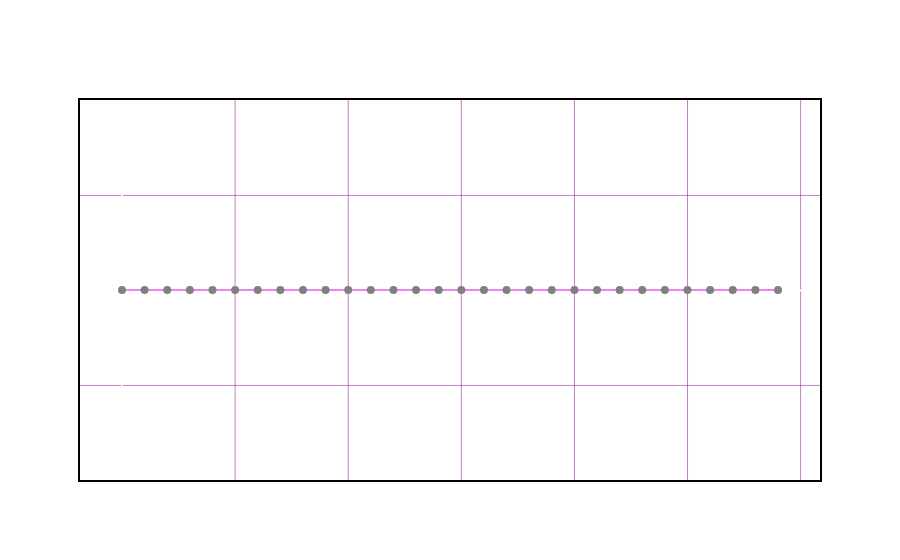

The notebook cell this image was saved under:
### Code cell
errors_per_generation = [error for _, error in best_chromosome_per_generation]

fig = go.Figure()
fig.add_trace(go.Scatter(x=list(range(len(errors_per_generation))), y=errors_per_generation, mode='lines+markers', name='Errors per generations', line=dict(color='violet'), marker=dict(symbol='circle', size=8, color='grey')))

fig.update_xaxes(showline=True, linewidth=2, linecolor='black', mirror=True, gridcolor='purple', gridwidth=0.5)
fig.update_yaxes(showline=True, linewidth=2, linecolor='black', mirror=True, gridcolor='purple', gridwidth=0.5)
fig.update_layout(
    title="Evolution of Minimum Classification Error Over Generations",
    xaxis_title="Generations",
    yaxis_title="Classification Error",
    paper_bgcolor = 'rgba(0,0,0,0)', 
    plot_bgcolor = 'rgba(0,0,0,0)',
    font=dict(color="white"),
)

fig.show()

### Figure 1 — Plotly figure (JSON) as saved in the notebook; plotly's stock layout.template omitted (floating-point values rounded to 4 significant figures)
{"data": [{"line": {"color": "violet"}, "marker": {"color": "grey", "size": 8, "symbol": "circle"}, "mode": "lines+markers", "name": "Errors per generations", "type": "scatter", "x": [0, 1, 2, 3, 4, 5, 6, 7, 8, 9, 10, 11, 12, 13, 14, 15, 16, 17, 18, 19, 20, 21, 22, 23, 24, 25, 26, 27, 28, 29], "y": [0.002369, 0.002369, 0.002369, 0.002369, 0.002369, 0.002369, 0.002369, 0.002369, 0.002369, 0.002369, 0.002369, 0.002369, 0.002369, 0.002369, 0.002369, 0.002369, 0.002369, 0.002369, 0.002369, 0.002369, 0.002369, 0.002369, 0.002369, 0.002369, 0.002369, 0.002369, 0.002369, 0.002369, 0.002369, 0.002369]}], "layout": {"font": {"color": "white"}, "paper_bgcolor": "rgba(0,0,0,0)", "plot_bgcolor": "rgba(0,0,0,0)", "title": {"text": "Evolution of Minimum Classification Error Over Generations"}, "xaxis": {"gridcolor": "purple", "gridwidth": 0.5, "linecolor": "black", "linewidth": 2, "mirror": true, "showline": true, "title": {"text": "Generations"}}, "yaxis": {"gridcolor": "purple", "gridwidth": 0.5, "linecolor": "black", "linewidth": 2, "mirror": true, "showline": true, "title": {"text": "Classification Error"}}}}
